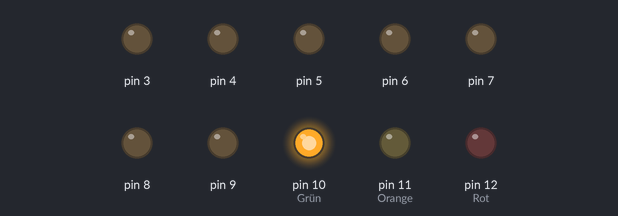
Simulated run of this sketch. Board: Arduino Uno, built with avr-gcc and run on an emulated ATmega328P. Shown: output pins drawn as LEDs (lit = HIGH).

Above: at 0.1 s.
At 5.1 s:
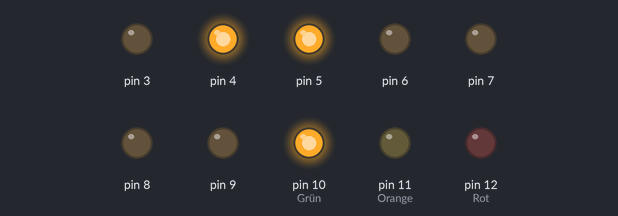
At 11.1 s:
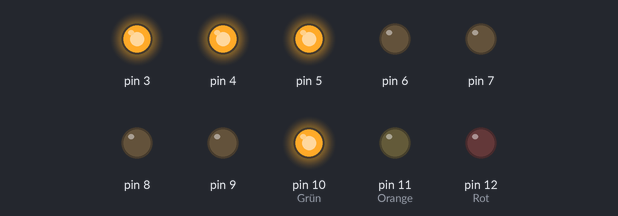
At 16.2 s:
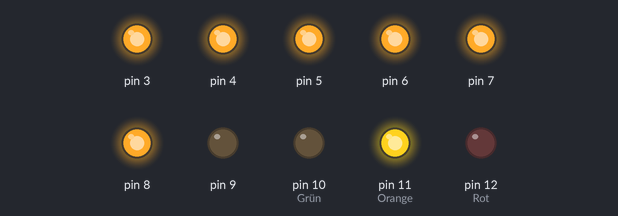
At 18.2 s:
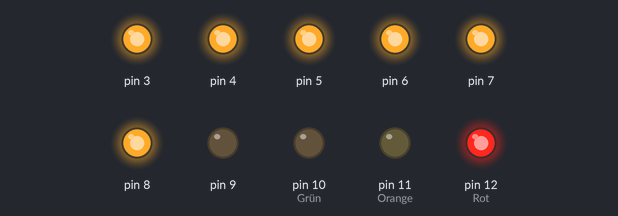
At 30.2 s:
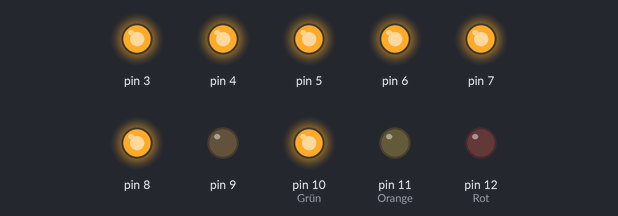
Timing chart, 0 to 40.0 s (numbered marks = the images above):
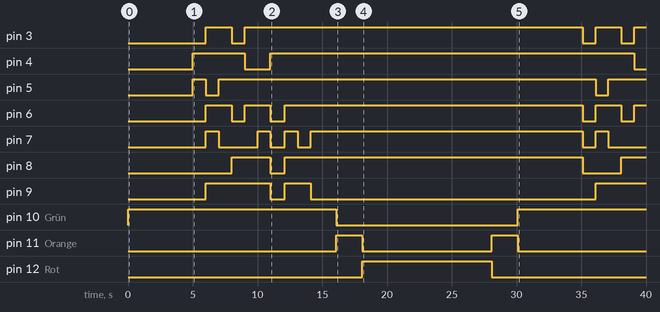

The sketch:

Ampel_mit_Display.ino
```cpp
void setup() {
  // LED's für die Ampel
 pinMode(12, OUTPUT); // Rot
 pinMode(11, OUTPUT); // Orange
 pinMode(10, OUTPUT);  // Grün
 // 7-Sigment Display
 pinMode(9, OUTPUT); // G
 pinMode(8, OUTPUT); // F
 pinMode(7, OUTPUT); // E
 pinMode(6, OUTPUT); // D
 pinMode(5, OUTPUT); // C
 pinMode(4, OUTPUT); // B
 pinMode(3, OUTPUT); // A
}

void loop() {
  digitalWrite(10, HIGH);
  delay(5000);
  // Reset Timer
  digitalWrite(3, LOW);
  digitalWrite(4, LOW);
  digitalWrite(5, LOW);
  digitalWrite(6, LOW);
  digitalWrite(7, LOW);
  digitalWrite(8, LOW);
  digitalWrite(9, LOW);
  // 1
  digitalWrite(4, HIGH);
  digitalWrite(5, HIGH);
  delay(1000);
  // 2
  digitalWrite(5, LOW);
  digitalWrite(3, HIGH);
  digitalWrite(9, HIGH);
  digitalWrite(7, HIGH);
  digitalWrite(6, HIGH);
  delay(1000);
  // 3
  digitalWrite(7, LOW);
  digitalWrite(3, HIGH);
  digitalWrite(4, HIGH);
  digitalWrite(5, HIGH);
  digitalWrite(6, HIGH);
  digitalWrite(9, HIGH);
  delay(1000);
  // 4
  digitalWrite(3, LOW);
  digitalWrite(6, LOW);
  digitalWrite(8, HIGH);
  delay(1000);
  // 5
  digitalWrite(4, LOW);
  digitalWrite(3, HIGH);
  digitalWrite(6, HIGH);
  delay(1000);
  // 6
  digitalWrite(7, HIGH);
  delay(1000);
  // 7
  digitalWrite(6, LOW);
  digitalWrite(7, LOW);
  digitalWrite(8, LOW);
  digitalWrite(9, LOW);
  digitalWrite(4, HIGH);
  digitalWrite(5, HIGH);
  delay(100);
  // 8
  delay(1000);
  digitalWrite(3, HIGH);
  digitalWrite(6, HIGH);
  digitalWrite(7, HIGH);
  digitalWrite(8, HIGH);
  digitalWrite(9, HIGH);
  delay(1000);
  // 9
  digitalWrite(7, LOW);
  delay(1000);
  // 0
  digitalWrite(3, HIGH);
  digitalWrite(4, HIGH);
  digitalWrite(5, HIGH);
  digitalWrite(6, HIGH);
  digitalWrite(7, HIGH);
  digitalWrite(8, HIGH);
  digitalWrite(9, LOW);
  delay(2000);
  // Ampel Schaltung
  digitalWrite(10, LOW);
  digitalWrite(11, HIGH);
  delay(2000);
  digitalWrite(12, HIGH);
  digitalWrite(11, LOW);
  delay(10000);
  digitalWrite(12, LOW);
  digitalWrite(11, HIGH);
  delay(2000);
  digitalWrite(11, LOW);
}
```

Measured:
- by itself, pin 3: goes HIGH 2.0 s, LOW 1.0 s, HIGH 26.1 s, LOW 1.0 s, HIGH 2.0 s, LOW 1.0 s, then HIGH
- by itself, pin 4: LOW → HIGH at 5.0 s, → LOW 4.0 s later, → HIGH 2.0 s later, → LOW 28.1 s later
- by itself, pin 5: goes HIGH 1.0 s, LOW 1.0 s, HIGH 29.1 s, LOW 1.0 s, then HIGH
- by itself, pin 6: LOW → HIGH at 6.0 s, → LOW 2.0 s later, → HIGH 1.0 s later, → LOW 2.0 s later, … (9 changes in this stretch)
- by itself, pin 7: LOW → HIGH at 6.0 s, → LOW 1.0 s later, → HIGH 3.0 s later, → LOW 1.0 s later, … (10 changes in this stretch)
- by itself, pin 8: goes HIGH 3.0 s, LOW 1.1 s, HIGH 23.0 s, LOW 3.0 s, then HIGH
- by itself, pin 9: goes HIGH 5.0 s, LOW 1.1 s, HIGH 2.0 s, LOW 22.0 s, then HIGH
- by itself, pin 10 (Grün): LOW → HIGH at 0.00 s, → LOW 16.1 s later, → HIGH 14.0 s later
